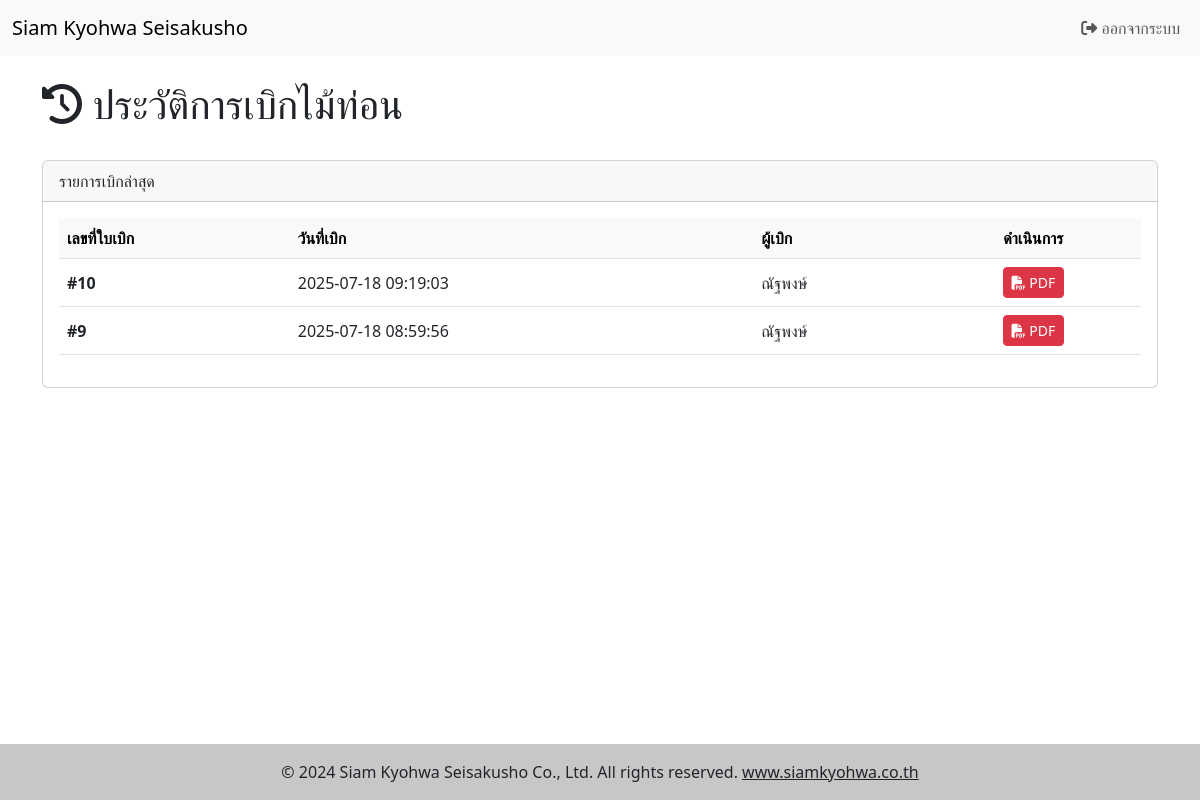
Page /issue_history.php on the committed database.
### tables this page shows
CREATE TABLE IF NOT EXISTS `log_issue_history` (
  `log_id` int(11) NOT NULL AUTO_INCREMENT,
  `log_details` longtext NOT NULL CHECK (json_valid(`log_details`)),
  `earliest_needed_date` date DEFAULT NULL,
  `issued_by_user_id` int(11) DEFAULT NULL,
  `issued_at` timestamp NOT NULL DEFAULT current_timestamp(),
  PRIMARY KEY (`log_id`)
);

CREATE TABLE IF NOT EXISTS `prod_user` (
  `user_id` int(11) NOT NULL AUTO_INCREMENT,
  `username` varchar(50) DEFAULT NULL,
  `password` varchar(255) DEFAULT NULL,
  `thainame` varchar(255) DEFAULT NULL,
  `department` varchar(100) DEFAULT NULL,
  `level` varchar(50) DEFAULT NULL,
  PRIMARY KEY (`user_id`)
);

### issue_history.php (the view, shortened to what this page needs)
<?php
require_once __DIR__ . '/config_db.php';
$sql_logs = "
    SELECT
        log.log_id,
        log.issued_at,
        pu.thainame AS issuer_name
    FROM
        log_issue_history AS log
    LEFT JOIN
        prod_user AS pu ON log.issued_by_user_id = pu.user_id
    ORDER BY
        log.log_id DESC;
";
$result_logs = $conn->query($sql_logs);
?>
<!DOCTYPE html>
<html lang="th">
<head>
    <link href="https://cdn.jsdelivr.net/npm/bootstrap@5.3.3/dist/css/bootstrap.min.css" rel="stylesheet">
    <link rel="stylesheet" href="https://cdnjs.cloudflare.com/ajax/libs/font-awesome/6.5.1/css/all.min.css">
</head>
<body>
<?php include __DIR__ . '/navbar.php'; ?>
<main class="container">
    <div class="d-flex justify-content-between align-items-center mb-4 mt-4">
        <h1><i class="fas fa-history"></i> ประวัติการเบิกไม้ท่อน</h1>
    </div>
    <div class="card">
        <div class="card-header">
            รายการเบิกล่าสุด
        </div>
        <div class="card-body">
            <div class="table-responsive">
                <table class="table table-hover align-middle">
                    <thead class="table-light">
                        <tr>
                            <th>เลขที่ใบเบิก</th>
                            <th>วันที่เบิก</th>
                            <th>ผู้เบิก</th>
                            <th class="text-center">ดำเนินการ</th>
                        </tr>
                    </thead>
                    <tbody>
                        <?php if ($result_logs && $result_logs->num_rows > 0): ?>
                            <?php while($log = $result_logs->fetch_assoc()): ?>
                                <tr>
                                    <td><strong>#<?php echo $log['log_id']; ?></strong></td>
                                    <td><?php echo htmlspecialchars($log['issued_at']); ?></td>
                                    <td><?php echo htmlspecialchars($log['issuer_name'] ?? 'N/A'); ?></td>
                                    <td class="text-center">
                                        <a href="log_issue_pdf.php?log_id=<?php echo $log['log_id']; ?>" class="btn btn-danger btn-sm" target="_blank" title="พิมพ์ใบเบิก PDF">
                                            <i class="fas fa-file-pdf"></i> PDF
                                        </a>
                                    </td>
                                </tr>
                            <?php endwhile; ?>
                        <?php endif; ?>
                    </tbody>
                </table>
            </div>
        </div>
    </div>
</main>
<?php
include __DIR__ . '/footer.php';
?>
</body>
</html>

### rows in the picture
log_issue_history: log_id "10", issued_at "2025-07-18 09:19:03", prod_user.thainame "ณัฐพงษ์"
log_issue_history: log_id "9", issued_at "2025-07-18 08:59:56", prod_user.thainame "ณัฐพงษ์"
